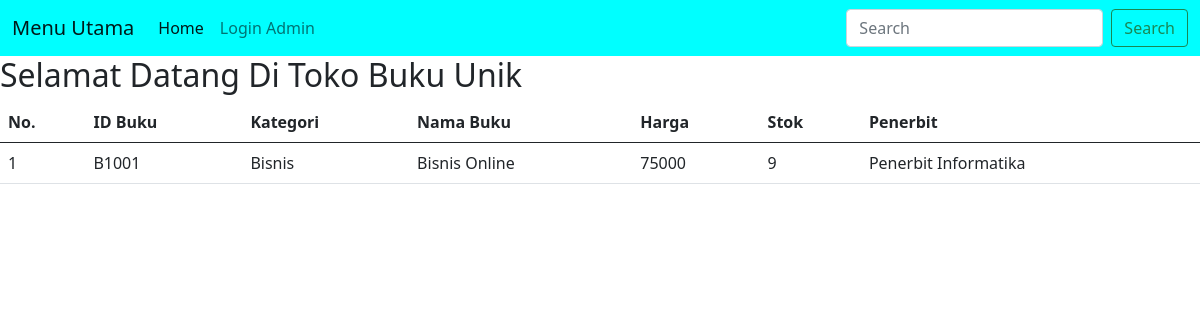
Screenshot of /index.php?cari=Bisnis Online with the database file from the repository.
### tables this page shows
CREATE TABLE `buku` (
  `id` int(11) NOT NULL,
  `ID_buku` char(5) NOT NULL,
  `kategori` varchar(15) NOT NULL,
  `nama_buku` varchar(40) NOT NULL,
  `harga` int(8) NOT NULL,
  `stok` int(3) NOT NULL,
  `penerbit` set('Penerbit Informatika','Andi Offset','Danendra','') NOT NULL
);

### index.php (the view, shortened to what this page needs)
<?php include("database/config.php");?>
<!DOCTYPE html>
<html>
<head>
    <link href="https://cdn.jsdelivr.net/npm/bootstrap@5.0.2/dist/css/bootstrap.min.css" rel="stylesheet">
</head>
<body>
<nav class="navbar navbar-expand-lg navbar-light" style="background-color: aqua">
    <div class="container-fluid">
        <a class="navbar-brand" href="#">Menu Utama</a>
        <div class="collapse navbar-collapse" id="navbarSupportedContent">
            <ul class="navbar-nav me-auto mb-2 mb-lg-0">
                <li class="nav-item">
                    <a class="nav-link active" aria-current="page" href="index.php">Home</a>
                </li>
                <li class="nav-item">
                    <a class="nav-link" href="admin/login.php">Login Admin</a>
                </li>
            </ul>
            <form class="d-flex">
                <input class="form-control me-2" name="cari" type="text" placeholder="Search" aria-label="Search">
                <button class="btn btn-outline-success" type="submit">Search</button>
            </form>
        </div>
    </div>
</nav>
<header>
    <h2><marquee>Selamat Datang Di Toko Buku Unik</marquee></h2>
</header>
<table class="table">
    <thead>
    <tr>
        <th scope="col">No.</th>
        <th scope="col">ID Buku</th>
        <th scope="col">Kategori</th>
        <th scope="col">Nama Buku</th>
        <th scope="col">Harga</th>
        <th scope="col">Stok</th>
        <th scope="col">Penerbit</th>
    </tr>
    <?php
    if (isset($_GET['cari'])){
        $cari = $_GET['cari'];
        $sql = "SELECT * FROM buku WHERE nama_buku like '%".$cari."%'";
        $data = mysqli_query($host, $sql);
    } else {
        $sql1 = "SELECT * FROM buku";
        $data = mysqli_query($host, $sql1);
    }
        $nomor = 1;
        while ($buku1 = mysqli_fetch_array($data)){
    ?>
    </thead>
    <tbody>
    <tr>
        <td><?php echo $nomor++; ?></td>
        <td><?php echo $buku1['ID_buku']; ?></td>
        <td><?php echo $buku1['kategori']; ?></td>
        <td><?php echo $buku1['nama_buku']; ?></td>
        <td><?php echo $buku1['harga']; ?></td>
        <td><?php echo $buku1['stok']; ?></td>
        <td><?php echo $buku1['penerbit']; ?></td>
    </tr>
    <?php } ?>
    </tbody>
</table>
</body>
</html>

### rows the page displays
buku: ID_buku "B1001", kategori "Bisnis", nama_buku "Bisnis Online", harga "75000", stok "9", penerbit "Penerbit Informatika"
